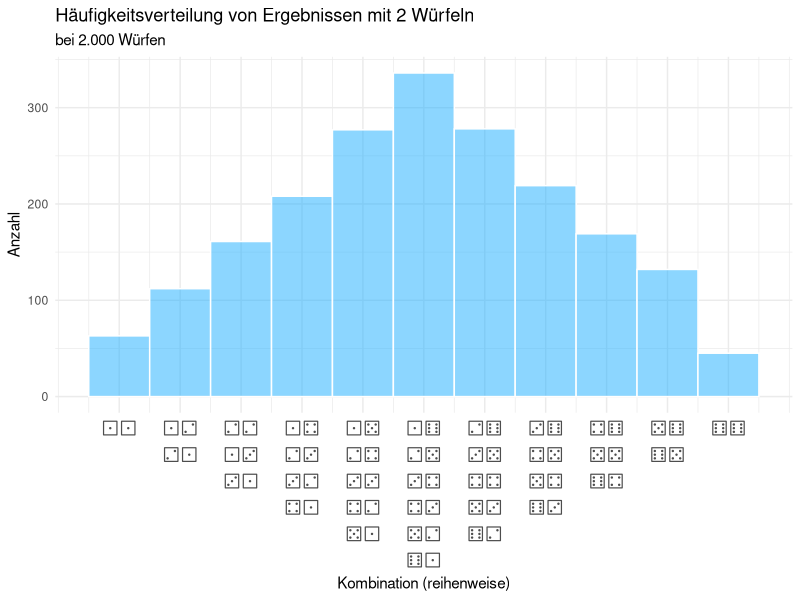

Source code (R):
# Requires FreeSerif Font or alternative font compatible with dice glyphs
# See http://ftp.gnu.org/gnu/freefont/

library(ggplot2)

w6_1 <- sample(c(1:6), 2000, replace = T)
w6_2 <- sample(c(1:6), 2000, replace = T) + sample(c(1:6), 2000, replace = T)

# see stringi::stri_escape_unicode
d1 <- "\u2680"
d2 <- "\u2681"
d3 <- "\u2682"
d4 <- "\u2683"
d5 <- "\u2684"
d6 <- "\u2685"

dice <- c(
  "2"  = paste0(d1, d1),
  "3"  = paste0(d1, d2, "\n", d2, d1),
  "4"  = paste0(d2, d2, "\n", d1, d3, "\n", d3, d1),
  "5"  = paste0(d1, d4, "\n", d2, d3, "\n", d3, d2, "\n", d4, d1),
  "6"  = paste0(d1, d5, "\n", d2, d4, "\n", d3, d3, "\n", d4, d2, "\n", d5, d1),
  "7"  = paste0(d1, d6, "\n", d2, d5, "\n", d3, d4, "\n", d4, d3, "\n", d5, d2, "\n", d6, d1),
  "8"  = paste0(d2, d6, "\n", d3, d5, "\n", d4, d4, "\n", d5, d3, "\n", d6, d2),
  "9"  = paste0(d3, d6, "\n", d4, d5, "\n", d5, d4, "\n", d6, d3),
  "10" = paste0(d4, d6, "\n", d5, d5, "\n", d6, d4),
  "11" = paste0(d5, d6, "\n", d6, d5),
  "12" = paste0(d6, d6)
)

ggplot(NULL, aes(x = w6_2)) +
  geom_histogram(bins = 11, color = "white", fill = "#1aadff", alpha = .5) +
  scale_x_continuous(breaks = 2:12, labels = dice) +
  labs(title = "Häufigkeitsverteilung von Ergebnissen mit 2 Würfeln",
       subtitle = "bei 2.000 Würfen",
       x = "Kombination (reihenweise)", y = "Anzahl") +
  theme_minimal() +
  theme(axis.text.x = element_text(size = rel(2), family = "FreeSerif"))

# Neat but unused bonus feature
diceglyph <- function(...) {
  sym <- c(
    "\u2680",
    "\u2681",
    "\u2682",
    "\u2683",
    "\u2684",
    "\u2685"
  )
  sym[c(...)]
}

# e.g. diceglyph(2, 3, 6, 2)
